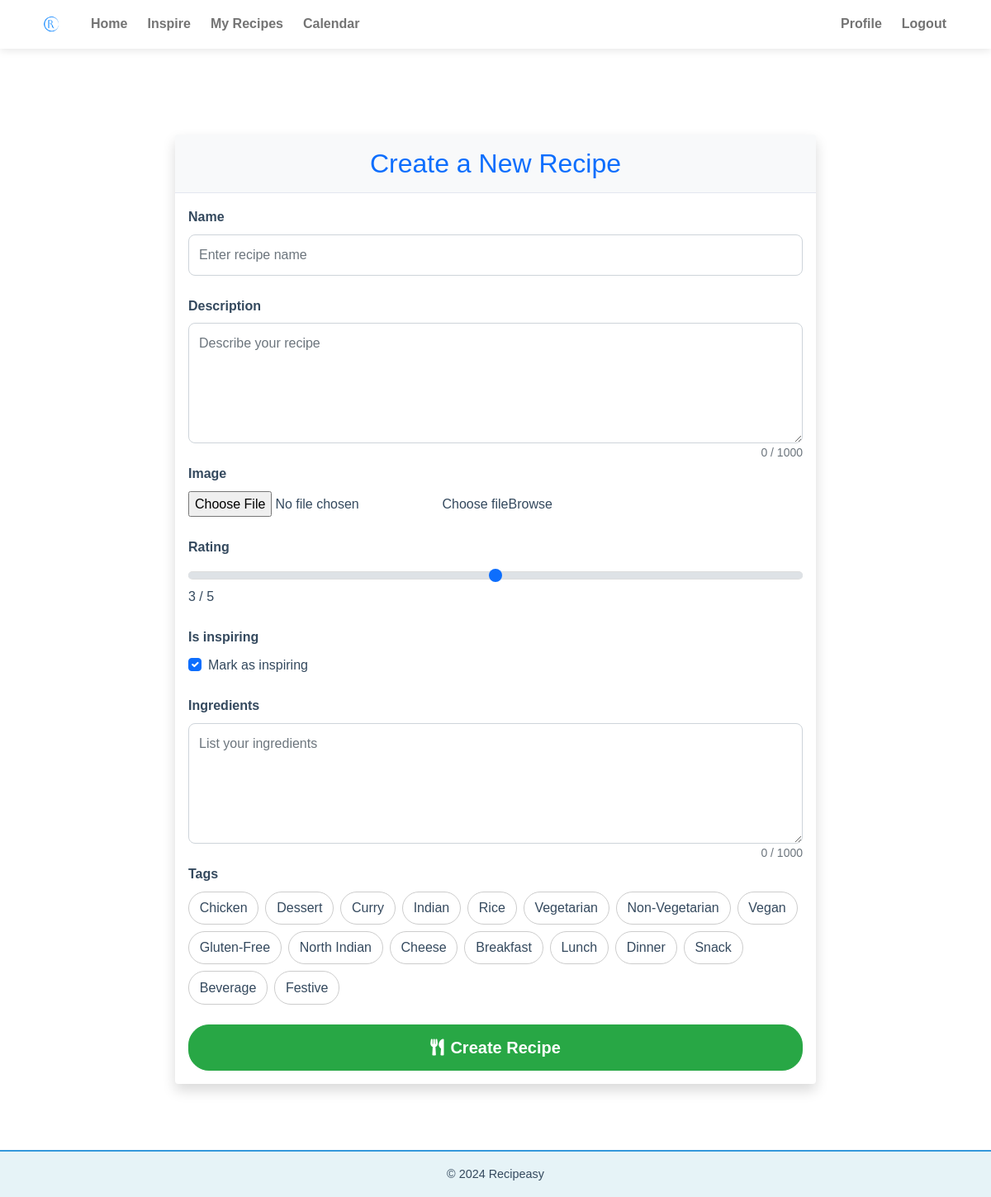
The page /create/ (signed in) on the database its author committed.
### recipes/models.py (models this page shows)
class Tag(models.Model):
    name = models.CharField(max_length=50, unique=True)
    def __str__(self):
        return self.name

### recipes/views.py (the view)
# urls.py: path('create/', views.create_recipe, name='create_recipe'),
@login_required
def create_recipe(request):
    if request.method == 'POST':
        form = RecipeForm(request.POST, request.FILES)
        if form.is_valid():
            recipe = form.save(commit=False)  # Save recipe without committing to DB yet
            recipe.user = request.user  # Add the user to the recipe if needed
            recipe.save()  # Save the recipe object first
            form.save_m2m()  # Ensure the many-to-many tags are saved
            UserRecipe.objects.create(recipe=recipe, user=request.user)
            return redirect('home')  # Redirect to the home page (or wherever)
    else:
        form = RecipeForm()
    return render(request, 'create_recipe.html', {'form': form})

### recipes/forms.py
class RecipeForm(forms.ModelForm):
    tags = forms.ModelMultipleChoiceField(
        queryset=Tag.objects.all(),
        widget=forms.CheckboxSelectMultiple,
        required=False,
        label="Tags"
    )
    class Meta:
        model = Recipe
        fields = ['name', 'description', 'image', 'rating', 'is_inspiring', 'ingredients', 'tags']
        widgets = {
            'name': forms.TextInput(attrs={'class': 'form-control', 'placeholder': 'Enter recipe name'}),
            'description': forms.Textarea(attrs={'class': 'form-control recipe-textarea', 'rows': 5, 'placeholder': 'Describe your recipe'}),
            'image': forms.FileInput(attrs={'class': 'form-control'}),
            'rating': forms.Select(attrs={'class': 'form-control'}, choices=[(i, str(i)) for i in range(1, 6)]),
            'is_inspiring': forms.CheckboxInput(attrs={'class': 'form-check-input'}),
            'ingredients': forms.Textarea(attrs={'class': 'form-control recipe-textarea', 'rows': 5, 'placeholder': 'List your ingredients'}),
        }

### recipes/templates/create_recipe.html (shortened to what this page needs)
{% extends "base.html" %}
{% load widget_tweaks %}
{% block content %}
<div class="container mt-5 mb-5 recipe-form-container">
    <div class="card">
        <div class="card-header py-3">
            <h2 class="mb-0 text-primary">Create a New Recipe</h2>
        </div>
        <div class="card-body">
            <form method="post" enctype="multipart/form-data">
                {% for field in form %}
                    <div class="mb-4">
                        <label for="{{ field.id_for_label }}" class="form-label">{{ field.label }}</label>
                        {% if field.name == 'image' %}
                            <div class="custom-file">
                                {% render_field field class="custom-file-input" id="customFile" %}
                                <label class="custom-file-label" for="customFile">Choose file</label>
                            </div>
                        {% elif field.name == 'date' %}
                            <div class="input-group">
                                <span class="input-group-text"><i class="fas fa-calendar"></i></span>
                                {% render_field field class="form-control datepicker" %}
                            </div>
                        {% elif field.name == 'is_inspiring' %}
                            <div class="form-check">
                                {% render_field field class="form-check-input" %}
                                <label class="form-check-label" for="{{ field.id_for_label }}">Mark as inspiring</label>
                            </div>
                        {% elif field.name == 'rating' %}
                            <div class="mb-4">
                                <input type="range" min="1" max="5" value="3" step="0.5" class="form-range" id="rating-slider" />
                                <span id="slider-value">3</span> / 5
                            </div>
                        {% elif field.name in 'description ingredients' %}
                            {% render_field field class="form-control" rows="5" %}
                            <div class="textarea-counter">
                                <span class="current">0</span> / <span class="maximum">1000</span>
                            </div>
                        {% elif field.name == 'tags' %}
                            <div class="tags-container">
                                {% for tag in field %}
                                    <label class="tag-label" for="{{ tag.id_for_label }}">{{ tag.choice_label }}</label>
                                {% endfor %}
                            </div>
                        {% else %}
                            {% render_field field class="form-control" %}
                        {% endif %}
                    </div>
                {% endfor %}
                <div class="d-grid gap-2">
                    <button type="submit" class="btn btn-create-recipe btn-lg">
                        <i class="fas fa-utensils me-2"></i>Create Recipe
                    </button>
                </div>
            </form>
        </div>
    </div>
</div>
{% endblock %}

### static/css/styles.css (style rules this page uses)
:root { --primary-color: #3498db; --secondary-color: #2ecc71; --accent-color: #e74c3c; --background-color: #ffffff; --text-color: #34495e; --card-background: rgba(255, 255, 255, 0.9); --card-shadow: 0 2px 4px rgba(0, 0, 0, 0.1); --nav-text-color: #34495e; --nav-text-hover-color: #3498db; --footer-background-color: #e6f3f7; --footer-text-color: #34495e; --footer-border-color: #3498db; --transition-speed: 0.3s; --easing: cubic-bezier(0.25, 0.1, 0.25, 1); }
body { font-family: 'Arial', sans-serif; background-color: var(--background-color); color: var(--text-color); margin: 0; padding: 0; display: flex; flex-direction: column; min-height: 100vh; line-height: 1.6; font-size: 16px; }
html { font-size: 16px; scroll-behavior: smooth; }
h1, h2 { font-size: 2rem; color: var(--primary-color); margin-bottom: 1.5rem; text-align: center; }
.btn-create-recipe { background-color: var(--primary-color); color: white; padding: 0.75rem 1.5rem; border-radius: 25px; text-decoration: none; transition: all var(--transition-speed) var(--easing); font-weight: 600; }
.form-control { border-radius: 8px; border: 1px solid #ced4da; padding: 0.75rem; transition: all var(--transition-speed) var(--easing); }
.form-label { font-weight: 600; color: var(--text-color); }
html { scroll-behavior: smooth; }

### recipes/templates/create_recipe.html (style rules this page uses)
.recipe-form-container { max-width: 800px; margin: 0 auto; }
.card { border: none; box-shadow: 0 0.5rem 1rem rgba(0, 0, 0, 0.15); }
.card-header { background-color: #f8f9fa; border-bottom: 1px solid #e3e6f0; }
.form-label { font-weight: 600; }
.custom-file-label::after { content: "Browse"; }
.textarea-counter { float: right; font-size: 0.875rem; color: #6c757d; }
.btn-create-recipe { background-color: #28a745; border-color: #28a745; }
.form-range { -webkit-appearance: none; width: 100%; height: 10px; background: #ddd; border-radius: 5px; outline: none; }
.tags-container { display: flex; flex-wrap: wrap; gap: 0.5rem; }
.tag-label { padding: 0.4rem 0.8rem; border: 1px solid #ccc; border-radius: 20px; cursor: pointer; transition: background-color 0.3s, color 0.3s; }

### rows shown on the page
Tag: choice_label "Chicken"
Tag: choice_label "Dessert"
Tag: choice_label "Curry"
Tag: choice_label "Indian"
Tag: choice_label "Rice"
Tag: choice_label "Vegetarian"
Tag: choice_label "Non-Vegetarian"
Tag: choice_label "Vegan"
Tag: choice_label "Gluten-Free"
Tag: choice_label "North Indian"
Tag: choice_label "Cheese"
Tag: choice_label "Breakfast"
Tag: choice_label "Lunch"
Tag: choice_label "Dinner"
Tag: choice_label "Snack"
Tag: choice_label "Beverage"
Tag: choice_label "Festive"

### other values the page prints
{{ field.label }} "Name" "Description" "Image" "Rating" "Is inspiring" "Ingredients" "Tags"
